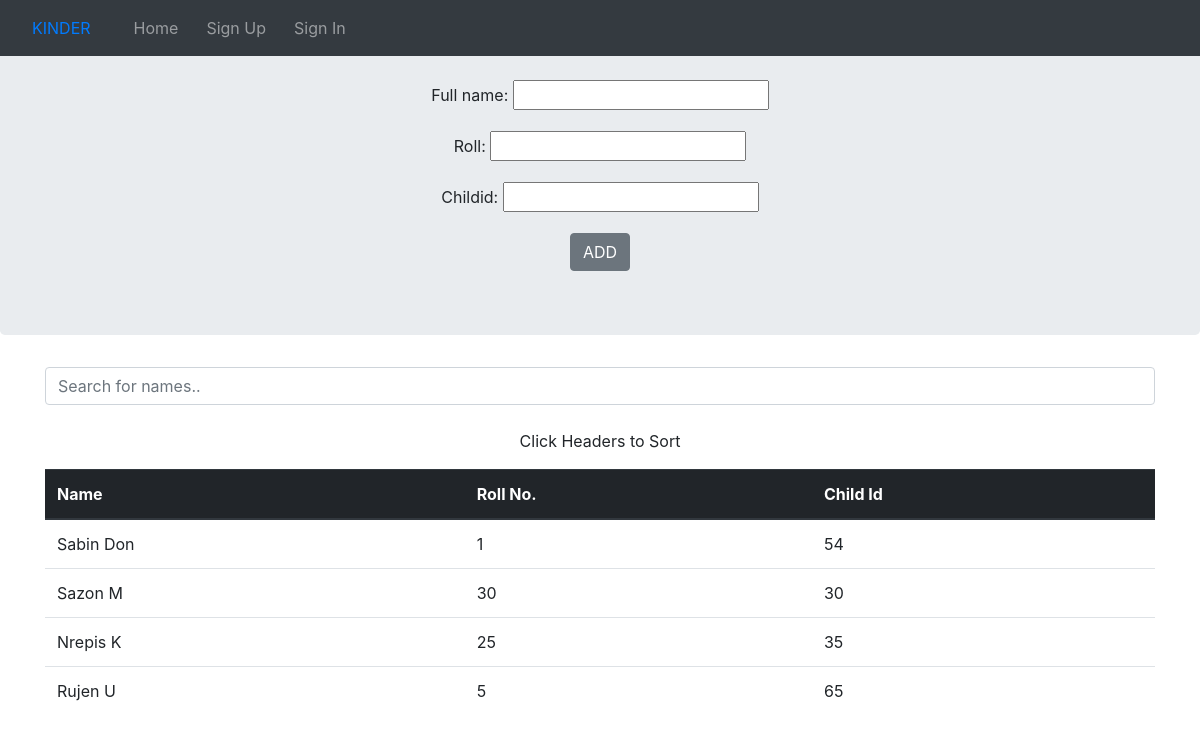
The app's page /home/registerchild/ with its own data.
### second/models.py (models this page shows, shortened)
class StudentId(models.Model):
    full_name = models.CharField(max_length=30)
    roll = models.IntegerField()
    childid = models.IntegerField()

### second/views.py (the view, shortened to what this page needs)
# urls.py: path('registerchild/', views.registerchild, name='registerchild'),
def registerchild(request):
    formreg = StudentRegisterForm(request.POST)
    context = {
        'stid': StudentId.objects.all(),
        'formreg': formreg,
    }
    return render(request, 'registerchild.html', context)

### second/forms.py
class StudentRegisterForm(forms.ModelForm):
    class Meta:
        model = StudentId
        fields = ('full_name', 'roll', 'childid')

### second/templates/registerchild.html (shortened to what this page needs)
{% extends "base1.html" %}
{% block base2 %}
{% load static %}
<!DOCTYPE html>
<html lang="en">
<head>
</head>
<body>
<div class="jumbotron">
<center>
    <form method='POST'>
        {{ formreg.as_p }}
    <button class='btn btn-secondary' type='submit'>ADD</button>
    </form>
</center>
</div>
<div class="container">
<center>
    <input class="form-control" id="myInput" onkeyup="myFunction()" type="text" placeholder="Search for names.."><br>
    <p>Click Headers to Sort</p>
    <table class="table table-hover" id="myTable">
        <thead class="thead-dark">
            <tr>
                <th onclick="sortTable(0)">Name</th>
                <th onclick="sortTable(1)">Roll No.</th>
                <th>Child Id</th>
            </tr>
        </thead>
        {% for ids in stid %}
                <tr>
                <td>{{ids.full_name}}</td>
                <td>{{ids.roll}}</td>
                <td>{{ids.childid}}</td>
                </tr>
        {% endfor %}
    </table>
</center>
</div>
</body>
</html>
{% endblock %}

### records on screen
StudentId: full_name "Sabin Don", roll "1", childid "54"
StudentId: full_name "Sazon M", roll "30", childid "30"
StudentId: full_name "Nrepis K", roll "25", childid "35"
StudentId: full_name "Rujen U", roll "5", childid "65"
